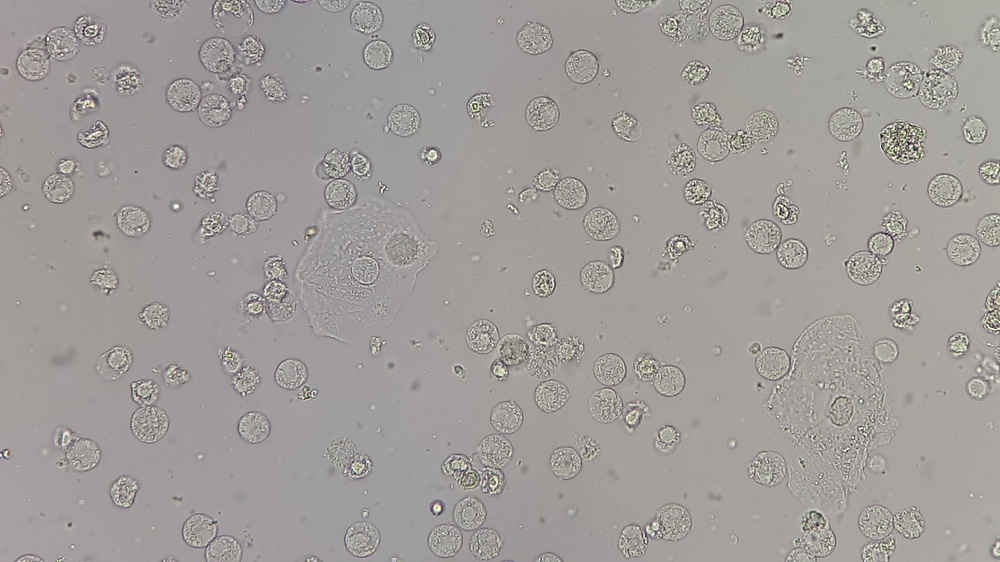
#> input picture NTZ5/input_data/cells.jpg, 1000 x 562 px, shrunk from 2560 x 1440 before the run
$ python -i cv_method.py   (imports and definitions only)
#> lines starting #> are read from the running program, lines starting #| are printed output that depends on the picture; after the words box and inside, x2 and y2 are one past the last pixel; in counts of white or black regions, pixels touching at a corner belong together
#> further down, picture is the input picture: shape (562, 1000, 3); mean B, G, R 154.4, 157, 161.1
import cv2
import numpy as np

class CellCounterCV:
    def __init__(self, threshold_block=51, min_area=100):
        self.threshold_block = threshold_block
        self.min_area = min_area

    def count_cells(self, img):
        gray = cv2.cvtColor(img, cv2.COLOR_BGR2GRAY)
        th = cv2.adaptiveThreshold(gray, 255,
                                   cv2.ADAPTIVE_THRESH_GAUSSIAN_C,
                                   cv2.THRESH_BINARY_INV,
                                   self.threshold_block, 2)
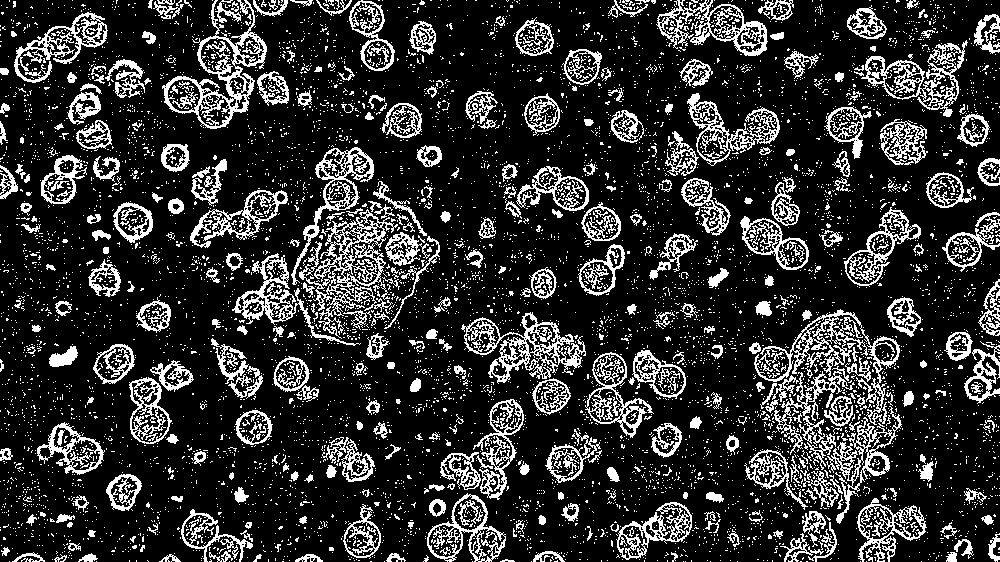
#> th: shape (562, 1000); 19% white in thin lines or dots

        kernel = np.ones((3,3), np.uint8)
        opening = cv2.morphologyEx(th, cv2.MORPH_OPEN, kernel, iterations=2)
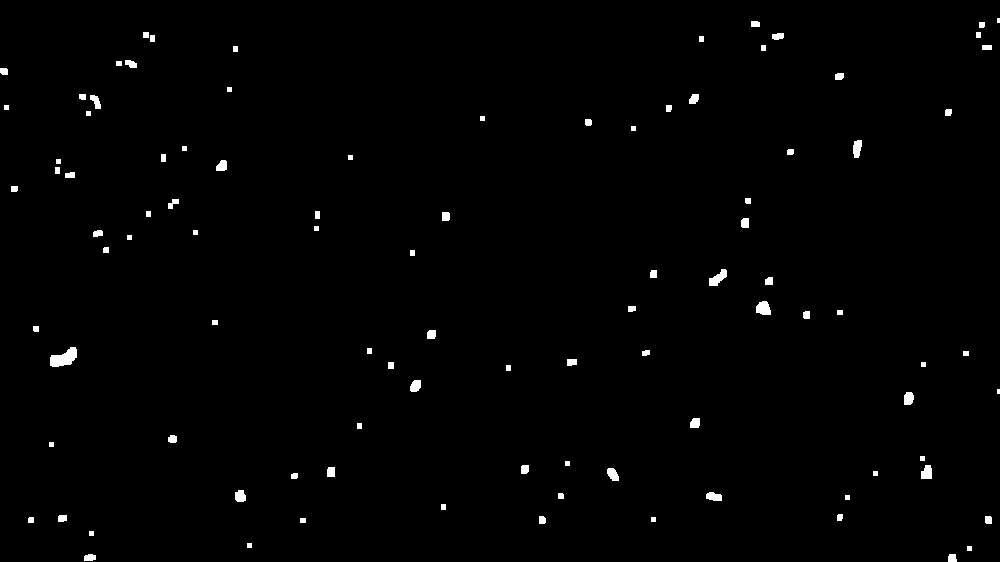
#> opening: shape (562, 1000); 0.93% white; 98 white regions (2 under 20 px), largest, box (x1, y1, x2, y2) and area: (50, 347, 77, 367) 341, (709, 269, 727, 286) 169, (756, 301, 771, 315) 166

        sure_bg = cv2.dilate(opening, kernel, iterations=3)
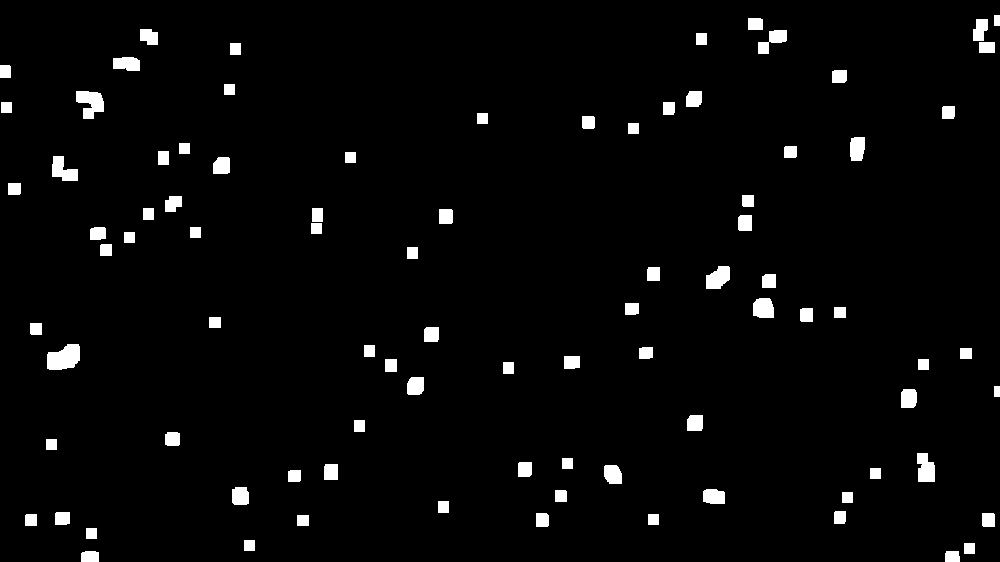
#> sure_bg: shape (562, 1000); 3% white; 89 white regions, largest, box (x1, y1, x2, y2) and area: (47, 344, 80, 370) 659, (76, 91, 104, 119) 525, (917, 453, 935, 482) 425
        dist_transform = cv2.distanceTransform(opening, cv2.DIST_L2, 5)
        _, sure_fg = cv2.threshold(dist_transform,
                                   0.7 * dist_transform.max(),
                                   255, 0)
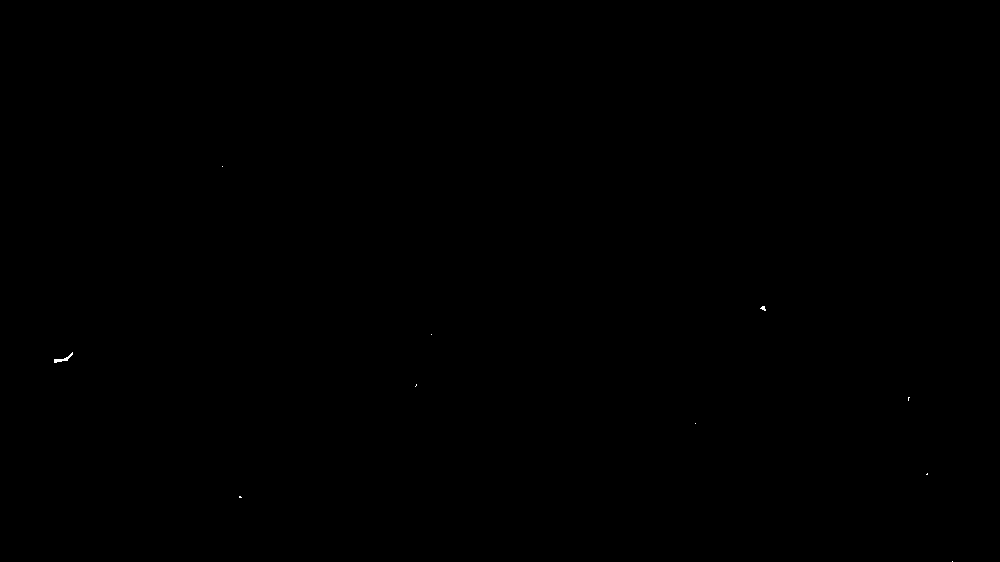
#> sure_fg: shape (562, 1000) float32; 0.02% white in thin lines or dots, all inside (x1, y1, x2, y2) = (54, 166, 953, 562)
        sure_fg = np.uint8(sure_fg)
        unknown = cv2.subtract(sure_bg, sure_fg)
#> unknown: shape (562, 1000); 3% white; 89 white regions, largest, box (x1, y1, x2, y2) and area: (47, 344, 80, 370) 599, (76, 91, 104, 119) 525, (917, 453, 935, 482) 422

        _, markers = cv2.connectedComponents(sure_fg)
#> markers: shape (562, 1000) int32; 11 distinct labels, from 0 to 10
        markers = markers + 1
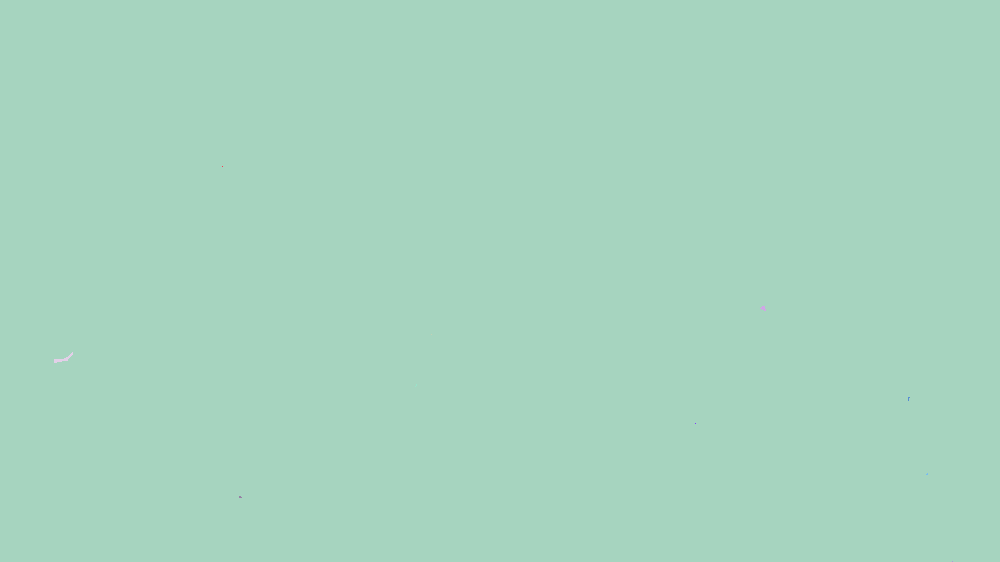
#> markers: shape (562, 1000) int32; 11 distinct labels, from 1 to 11; one colour per label, 0 black
        markers[unknown==255] = 0
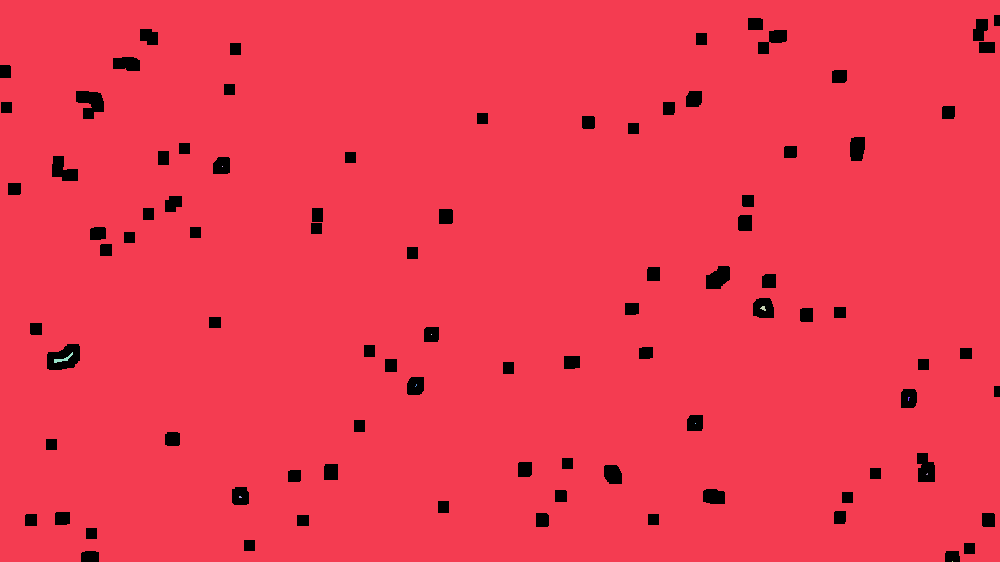
#> markers: shape (562, 1000) int32; 12 distinct labels, from 0 to 11; one colour per label, 0 black
        markers = cv2.watershed(img, markers)
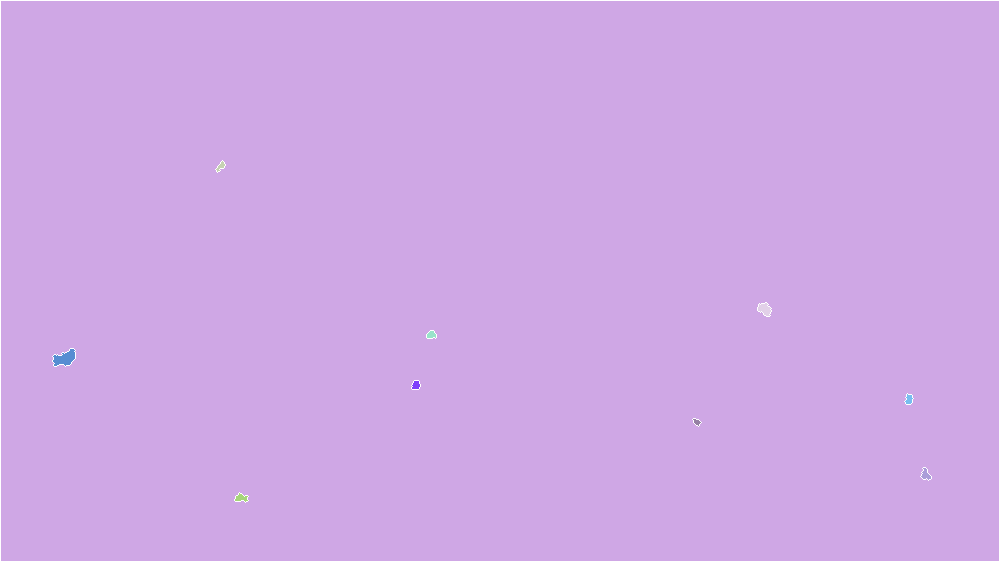
#> markers: shape (562, 1000) int32; 11 distinct labels, from -1 to 10; one colour per label, 0 black, -1 white

        count = len(np.unique(markers)) - 2
#> count = 9
        return count, markers

>>> import cv2
>>> picture = cv2.imread('../../NTZ5/input_data/cells.jpg')
>>> result = CellCounterCV().count_cells(picture)
